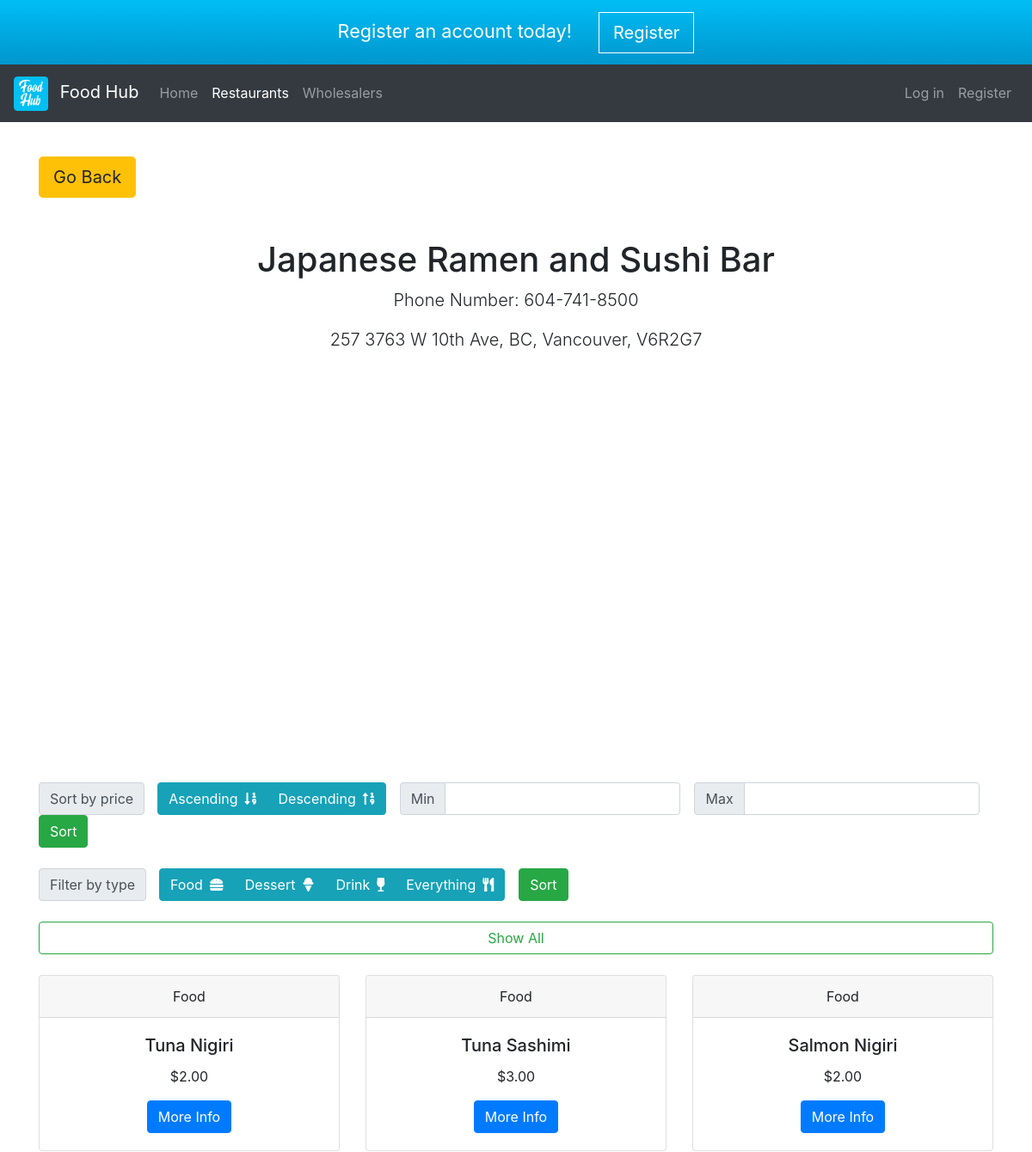
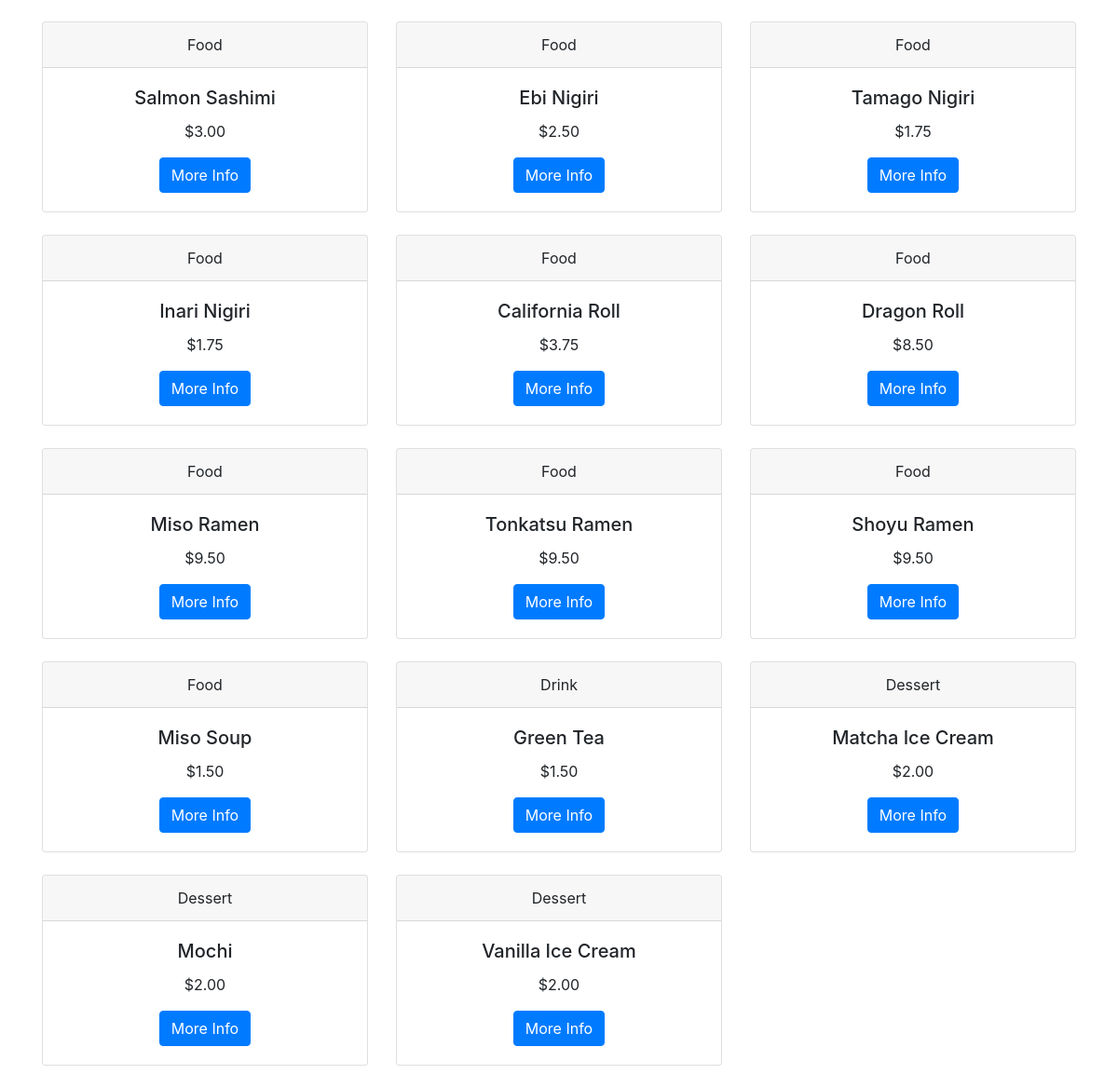
The page /restaurant.php?ID=1 on the database its author committed (2 pictures, top to bottom).
### tables this page shows
CREATE TABLE IF NOT EXISTS `restaurant` (
  `UID` int(11) NOT NULL AUTO_INCREMENT,
  `AID` int(11) NOT NULL,
  `Name` varchar(32) NOT NULL,
  `PhoneNumber` varchar(11) NOT NULL,
  `EmailAddress` varchar(64) NOT NULL,
  `Password` varchar(64) DEFAULT NULL,
  PRIMARY KEY (`UID`),
  UNIQUE KEY `EmailAddress` (`EmailAddress`),
  KEY `AID` (`AID`)
);

CREATE TABLE IF NOT EXISTS `address` (
  `AID` int(11) NOT NULL AUTO_INCREMENT,
  `Street` varchar(32) DEFAULT NULL,
  `HouseNumber` int(11) NOT NULL,
  `ApartmentNumber` int(11) NOT NULL DEFAULT '-1',
  `PostalCode` char(6) NOT NULL,
  PRIMARY KEY (`AID`),
  KEY `PostalCode` (`PostalCode`)
);

CREATE TABLE IF NOT EXISTS `postalcode` (
  `PostalCode` char(6) NOT NULL,
  `Province` enum('BC','AB','SK','MB','ON','QC','NL','NS','PE','NB','NT','YT','NU') DEFAULT NULL,
  `City` varchar(32) DEFAULT NULL,
  PRIMARY KEY (`PostalCode`)
);

CREATE TABLE IF NOT EXISTS `menuitem` (
  `UID` int(11) NOT NULL,
  `IID` int(11) NOT NULL,
  `Name` varchar(32) NOT NULL,
  `Price` decimal(10,2) DEFAULT NULL,
  `FoodType` enum('Dessert','Food','Drink') DEFAULT NULL,
  PRIMARY KEY (`UID`,`IID`)
);

### includes/restaurant.inc.php (the view, shortened to what this page needs)
<?php
if (isset($_GET["ID"])) {
    $sql = "SELECT * FROM restaurant WHERE UID=?";
    $stmt = mysqli_stmt_init($mysqli);
    if (!mysqli_stmt_prepare($stmt, $sql)) {
        header("Location: ./restaurant.php?error=sqlerror1");
        exit();
    } else {
        mysqli_stmt_bind_param($stmt, "i", $_GET["ID"]);
        mysqli_stmt_execute($stmt);
        $results = mysqli_stmt_get_result($stmt);
        $result = mysqli_fetch_assoc($results);
        echo '
        <a class="btn btn-warning btn-lg mt-3" href="../restaurant.php">Go Back</a>
        <main role="main" class="container">
            <div class="starter-template">
                    <h1>'.$result["Name"].'</h1>';
        $sql = "SELECT * FROM address WHERE AID=?";
        $stmt = mysqli_stmt_init($mysqli);
        if (!mysqli_stmt_prepare($stmt, $sql)) {
            header("Location: ./restaurant.php?error=sqlerror2");
            exit();
        } else {
            mysqli_stmt_bind_param($stmt, "i", $result["AID"]);
            mysqli_stmt_execute($stmt);
            $results = mysqli_stmt_get_result($stmt);
            $result2 = mysqli_fetch_assoc($results);
            $sql = "SELECT * FROM postalcode WHERE PostalCode=?";
            $stmt = mysqli_stmt_init($mysqli);
            if (!mysqli_stmt_prepare($stmt, $sql)) {
                header("Location: ./restaurant.php?error=sqlerror3");
                exit();
            } else {
                mysqli_stmt_bind_param($stmt, "s", $result2["PostalCode"]);
                mysqli_stmt_execute($stmt);
                $results = mysqli_stmt_get_result($stmt);
                $result3 = mysqli_fetch_assoc($results);
                echo '<p class="lead">Phone Number: ' . preg_replace("/^(\d{3})(\d{3})(\d{4})$/", "$1-$2-$3", $result["PhoneNumber"]) . '</p>
                      <p class="lead">' . $result2["HouseNumber"] . ' ' . $result2["Street"] . ', ' . $result3["Province"] . ', ' . $result3["City"] . ', ' . $result2["PostalCode"] . '</p>';
                $address = $result2["Street"] . ', ' . $result3["Province"] . ', ' . $result3["City"] . ', ' . $result3["PostalCode"];
                echo "<div class='d-flex justify-content-center pt-3'><div id='map' style='width: 520px; height: 420px;'></div></div>
                    <script>
                    function initMap() {
                      var geocoder = new google.maps.Geocoder();
                      geocoder.geocode({'address': '".$address."'}, function(res, status) {
                          if (status === 'OK') {
                               var map = new google.maps.Map(
                                    document.getElementById('map'), {zoom: 16, center: res[0].geometry.location});
                               var marker = new google.maps.Marker({position: res[0].geometry.location, map: map});
                          } else {
                              alert('Google maps geocoder failed: ' + status);
                          }
                      });
                    }
                        </script>
                    <script async defer src='https://maps.googleapis.com/maps/api/js?key=AIzaSyAgiw_wUVJBfwFyYAWvQlcpDLLZT8Ceapo&callback=initMap'></script>";
                echo '</div>
                </main>';
            }
        }
    }
    echo '<form class="form-inline mb-4" action="./restaurant.php?ID=' . $_GET["ID"] . '"" method="get">
                <input type="text" class="form-control" id="ID" name="ID" hidden value="'.$_GET["ID"].'">
                <div class="input-group-prepend pr-3">
                    <div class="input-group-text">Sort by price</div>
                </div>
                <div class="btn-group btn-group-toggle" data-toggle="buttons">';
    if (isset($_GET["psort"])) {
        if ($_GET["psort"] == 1) {
            echo '<label class="btn btn-info active">
                  <input type="radio" id="Ascending" name="psort" class="form-check-input" value="1" autocomplete="off" checked>';
        } else {
            echo '<label class="btn btn-info">
                  <input type="radio" id="Ascending" name="psort" class="form-check-input" value="1" autocomplete="off">';
        }
    } else {
        echo '<label class="btn btn-info">
              <input type="radio" id="Ascending" name="psort" class="form-check-input" value="1" autocomplete="off">';
    }
    echo '
                    Ascending <i class="fas fa-sort-numeric-down pl-2"></i>
                    </label>';
    if (isset($_GET["psort"])) {
        if ($_GET["psort"] == 2) {
            echo '<label class="btn btn-info active">
                  <input type="radio" id="Descending" name="psort" class="form-check-input" value="2" autocomplete="off" checked>';
        } else {
            echo '<label class="btn btn-info">
                  <input type="radio" id="Descending" name="psort" class="form-check-input" value="2" autocomplete="off">';
        }
    } else {
        echo '<label class="btn btn-info">
              <input type="radio" id="Descending" name="psort" class="form-check-input" value="2" autocomplete="off">';
    }
    echo 'Descending <i class="fas fa-sort-numeric-up pl-2"></i>
                    </label>
                </div>
                <div class="input-group px-3">
                    <div class="input-group-prepend">
                        <div class="input-group-text">Min</div>
                    </div>
                    <input type="number" class="form-control" id="Min" name="Min" step=".01"';
    if (isset($_GET["Min"])) {
        echo ' value="'.$_GET["Min"].'"';
    }
        echo '></div>
                <div class="input-group pr-3">
                    <div class="input-group-prepend">
                        <div class="input-group-text">Max</div>
                    </div>
                    <input type="number" class="form-control" id="Max" name="Max" step=".01"';
    if (isset($_GET["Max"])) {
        echo ' value="'.$_GET["Max"].'"';
    }
    echo '>
                </div>
                <button type="submit" class="btn btn-success" name="restaurantsortprice-submit">Sort</button>
        </form>';
    echo '<form class="form-inline mb-4" action="./restaurant.php?ID=" method="get">
                <input type="text" class="form-control" id="ID" name="ID" hidden value="'.$_GET["ID"].'">
                <div class="input-group-prepend pr-3">
                    <div class="input-group-text">Filter by type</div>
                </div>
                <div class="btn-group btn-group-toggle pr-3" data-toggle="buttons">';
    if (isset($_GET["tsort"])) {
        if ($_GET["tsort"] == 1) {
            echo '<label class="btn btn-info active">
                    <input type="radio" name="tsort" class="form-check-input" value="1" autocomplete="off" checked>
                    Food <i class="fas fa-hamburger pl-2"></i>
                    </label>';
        } else {
            echo '<label class="btn btn-info">
                    <input type="radio" name="tsort" class="form-check-input" value="1" autocomplete="off">
                    Food <i class="fas fa-hamburger pl-2"></i>
                    </label>';
        }
        if ($_GET["tsort"] == 2) {
            echo '<label class="btn btn-info active">
                    <input type="radio" name="tsort" class="form-check-input" value="2" autocomplete="off" checked>
                    Dessert <i class="fas fa-ice-cream pl-2"></i>
                    </label>';
        } else {
            echo '<label class="btn btn-info">
                    <input type="radio" name="tsort" class="form-check-input" value="2" autocomplete="off">
                    Dessert <i class="fas fa-ice-cream pl-2"></i>
                    </label>';
        }
        if ($_GET["tsort"] == 3) {
            echo '<label class="btn btn-info active">
                    <input type="radio" name="tsort" class="form-check-input" value="3" autocomplete="off" checked>
                    Drink <i class="fas fa-wine-glass pl-2"></i>
                    </label>';
        } else {
            echo '<label class="btn btn-info">
                    <input type="radio" name="tsort" class="form-check-input" value="3" autocomplete="off">
                    Drink <i class="fas fa-wine-glass pl-2"></i>
                    </label>';
        }
        if ($_GET["tsort"] == 4) {
            echo '<label class="btn btn-info active">
                    <input type="radio" name="tsort" class="form-check-input" value="4" autocomplete="off" checked>
                    Everything <i class="fas fa-utensils pl-2"></i>
                    </label>';
        } else {
            echo '<label class="btn btn-info">
                    <input type="radio" name="tsort" class="form-check-input" value="4" autocomplete="off">
                    Everything <i class="fas fa-utensils pl-2"></i>
                    </label>';
        }
    } else {
        echo '<label class="btn btn-info">
            <input type="radio" name="tsort" class="form-check-input" value="1" autocomplete="off">
            Food <i class="fas fa-hamburger pl-2"></i>
            </label>
            <label class="btn btn-info">
            <input type="radio" name="tsort" class="form-check-input" value="2" autocomplete="off">
            Dessert <i class="fas fa-ice-cream pl-2"></i>
            </label>
            <label class="btn btn-info">
            <input type="radio" name="tsort" class="form-check-input" value="3" autocomplete="off">
            Drink <i class="fas fa-wine-glass pl-2"></i>
            </label>
            <label class="btn btn-info">
            <input type="radio" name="tsort" class="form-check-input" value="4" autocomplete="off">
            Everything <i class="fas fa-utensils pl-2"></i>
            </label>';
    }
    echo        '</div>
                <button type="submit" class="btn btn-success" name="restaurantsorttype-submit">Sort</button>
        </form>
        <a class="btn btn-outline-success mb-4 btn-block" href="./restaurant.php?ID=' . $_GET["ID"] . '">Show All</a>';
    $sql = "SELECT * FROM menuitem WHERE UID=?";
    $stmt = mysqli_stmt_init($mysqli);
    if (!mysqli_stmt_prepare($stmt, $sql)) {
        header("Location: ./restaurant.php?error=sqlerror4");
        exit();
    } else {
        mysqli_stmt_bind_param($stmt, "i", $_GET["ID"]);
        mysqli_stmt_execute($stmt);
        $results = mysqli_stmt_get_result($stmt);
        $first = false;
        $counter = 0;
        while ($rows = mysqli_fetch_assoc($results)) {
            if (!$first) {
                echo '<div class="row mb-4">
                        <div class="col-sm-4">
                            <div class="card text-center">';
                if (isset($_SESSION["UID"]) && $_GET["ID"] == $_SESSION["UID"] && $_SESSION['AccountType'] == "Restaurant") {
                  echo '
                        <div class="card-header pt-0">
                        <form class="mb-4" action = "./includes/deletemenuitem.inc.php" method = "post" >
                          <input type = "number" class="form-control" name = "ID" value = "'.$rows["IID"].'" hidden >
                          <button type="submit" name="delete-submit" class="far fa-trash-alt p-2 mr-1 mt-1 trashcan"></button>
                        </form >';
                } else {
                  echo '<div class="card-header">';
                }
                echo ''.$rows["FoodType"].'
                                </div>
                                <div class ="card-body">
                                    <h5 class="card-title">' . $rows["Name"] . '</h5>
                                    <p class="card-text">$'.$rows["Price"].'</p>
                                    <a href="menuitem.php?UID=' . $rows["UID"] . '&IID='.$rows["IID"].'" class="btn btn-primary">More Info</a>
                                </div>
                            </div>
                        </div>';
                $first = true;
                $counter += 1;
            } else if ($counter === 3) {
                echo '</div><div class="row mb-4">
                                <div class="col-sm-4">
                                <div class="card text-center">';
                    if (isset($_SESSION["UID"]) && $_GET["ID"] == $_SESSION["UID"] && $_SESSION['AccountType'] == "Restaurant") {
                      echo '
                            <div class="card-header" style="padding-top:0px;">
                              <form class="mb-4" action = "./includes/deletemenuitem.inc.php" method = "post" >
                                <input type = "number" class="form-control" name = "ID" value = "'.$rows["IID"].'" hidden >
                                <button type="submit" name="delete-submit" class="far fa-trash-alt p-2 mr-1 mt-1 trashcan"></button>
                              </form >';
                    } else {
                      echo '<div class="card-header">';
                    }
                    echo ''.$rows["FoodType"].'
                                        </div>
                                        <div class ="card-body">
                                            <h5 class="card-title">' . $rows["Name"] . '</h5>
                                            <p class="card-text">$'.$rows["Price"].'</p>
                                            <a href="menuitem.php?UID=' . $rows["UID"] . '&IID='.$rows["IID"].'" class="btn btn-primary">More Info</a>
                                        </div>
                                    </div>
                                </div>';
                $counter = 1;
            } else {
                echo '<div class="col-sm-4">
                <div class="card text-center">';
                  if (isset($_SESSION["UID"]) && $_GET["ID"] == $_SESSION["UID"] && $_SESSION['AccountType'] == "Restaurant") {
                    echo '
                          <div class="card-header" style="padding-top:0px;">
                            <form class="mb-4" action = "./includes/deletemenuitem.inc.php" method = "post" >
                              <input type = "number" class="form-control" name = "ID" value = "'.$rows["IID"].'" hidden >
                              <button type="submit" name="delete-submit" class="far fa-trash-alt p-2 mr-1 mt-1 trashcan"></button>
                            </form >';
                  } else {
                    echo '<div class="card-header">';
                  }
                      echo ''.$rows["FoodType"].'
                                </div>
                                <div class ="card-body">
                                    <h5 class="card-title">' . $rows["Name"] . '</h5>
                                    <p class="card-text">$'.$rows["Price"].'</p>
                                    <a href="menuitem.php?UID=' . $rows["UID"] . '&IID='.$rows["IID"].'" class="btn btn-primary">More Info</a>
                                </div>
                            </div>
                        </div>';
                $counter += 1;
            }
        }
        echo '</div>';
    }
}
?>

### public/stylesheets/style.css (style rules this page uses)
body:after { display:none; content: url("../images/landing/RestaurantLandingGrey.png") url("../images/landing/WholesalerLandingGrey.png") url("../images/landing/CustomerLandingGrey.png"); }
.starter-template { padding: 3rem 1.5rem; text-align: center; }

### rows shown on the page
restaurant: Name "Japanese Ramen and Sushi Bar", PhoneNumber "604-741-8500"
address: HouseNumber "257", Street "3763 W 10th Ave", PostalCode "V6R2G7"
postalcode: Province "BC", City "Vancouver"
menuitem: FoodType "Food", Name "Tuna Nigiri", Price "2.00"
menuitem: FoodType "Food", Name "Tuna Sashimi", Price "3.00"
menuitem: FoodType "Food", Name "Salmon Nigiri", Price "2.00"
menuitem: FoodType "Food", Name "Salmon Sashimi", Price "3.00"
menuitem: FoodType "Food", Name "Ebi Nigiri", Price "2.50"
menuitem: FoodType "Food", Name "Tamago Nigiri", Price "1.75"
menuitem: FoodType "Food", Name "Inari Nigiri", Price "1.75"
menuitem: FoodType "Food", Name "California Roll", Price "3.75"
menuitem: FoodType "Food", Name "Dragon Roll", Price "8.50"
menuitem: FoodType "Food", Name "Miso Ramen", Price "9.50"
menuitem: FoodType "Food", Name "Tonkatsu Ramen", Price "9.50"
menuitem: FoodType "Food", Name "Shoyu Ramen", Price "9.50"
menuitem: FoodType "Food", Name "Miso Soup", Price "1.50"
menuitem: FoodType "Drink", Name "Green Tea", Price "1.50"
menuitem: FoodType "Dessert", Name "Matcha Ice Cream", Price "2.00"
menuitem: FoodType "Dessert", Name "Mochi", Price "2.00"
menuitem: FoodType "Dessert", Name "Vanilla Ice Cream", Price "2.00"
